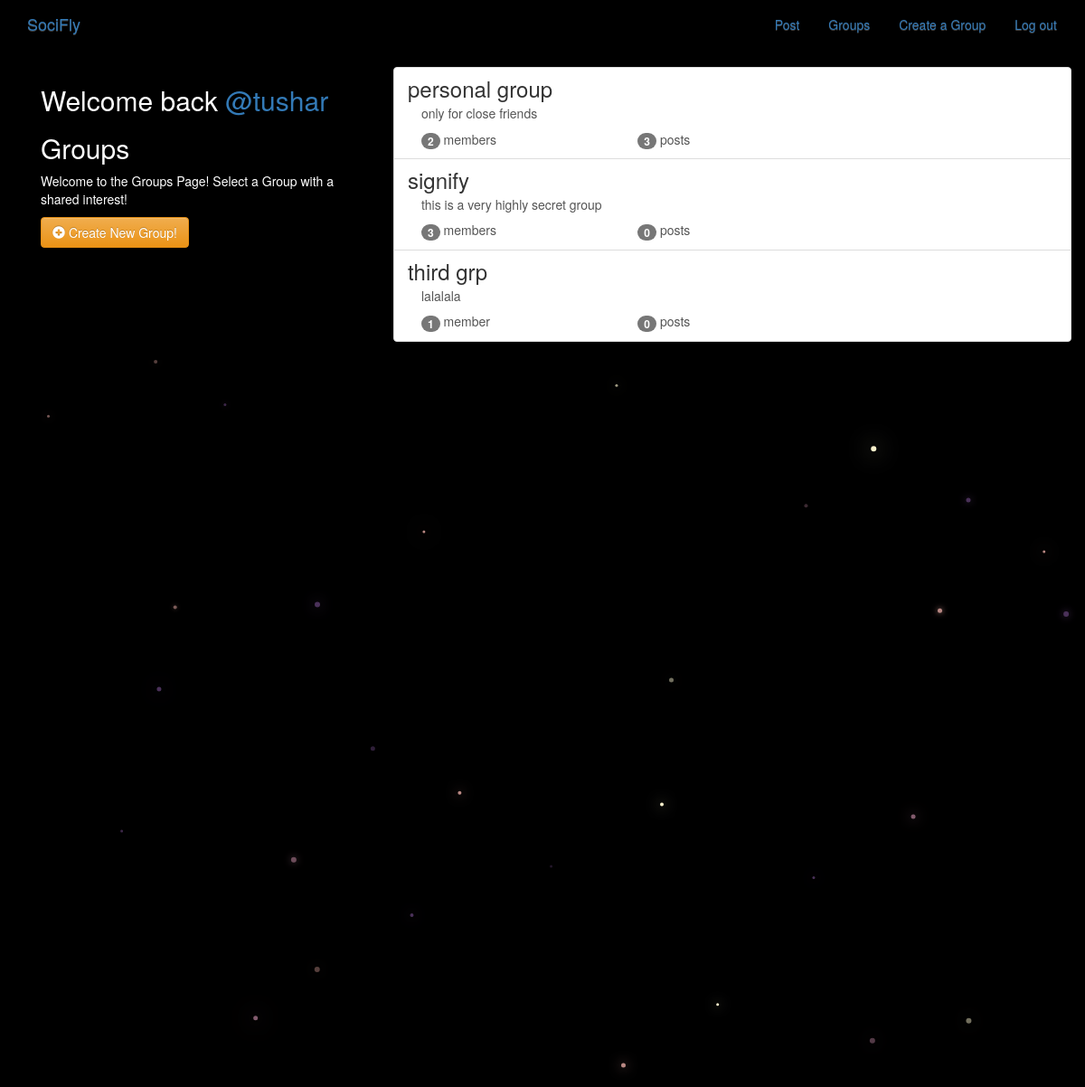
Screenshot of /groups/ (signed in) with the database file from the repository.
### groups/models.py (models this page shows, shortened)
class Group(models.Model):
    name = models.CharField(max_length=255, unique=True) #name of group
    slug = models.SlugField(allow_unicode=True, unique=True) #group will have a slug
    description = models.TextField(blank=True, default='')  #group ka description
    description_html = models.TextField(editable=False, default='', blank=True) #html version of description
    members = models.ManyToManyField(User,through="GroupMember")
    class Meta:
        ordering = ["name"]

### groups/views.py (the view)
class ListGroups(generic.ListView): #list of all the groups
    model = Group

### groups/templates/groups/group_list.html
{% extends "groups/group_base.html" %}
{% block pregroup %}
<div class="col-md-4">
	<div class="content">
		{% if user.is_authenticated %}
		<h2>
			Welcome back
			<a href="{% url 'posts:for_user' username=user.username %}">@{{user.username }}</a>
		</h2>
    {% endif %}
			<h2>Groups</h2>
			<p>Welcome to the Groups Page! Select a Group with a shared interest!</p>
	</div>
	{% if user.is_authenticated %}
	<a href="{% url 'groups:create' %}" class="btn btn-md btn-fill btn-warning"><span class="glyphicon glyphicon-plus-sign"></span> Create New Group!</a>
	{% endif %}
</div>
{% endblock %}
{% block group_content %}
<div class="col-md-8">
	<div class="list-group">
		{% for group in object_list %}
		  <a class="list-group-item" href="{% url 'groups:single' slug=group.slug %}">
			     <h3 class="title list-group-item-heading">{{ group.name }}</h3>
			<div class="list-group-item-text container-fluid">
				{{ group.description_html|safe }}
				<div class="row">
					<div class="col-md-4">
						<span class="badge">{{ group.members.count }}</span> member{{ group.members.count|pluralize }}
					</div>
					<div class="col-md-4">
						<span class="badge">{{ group.posts.count }}</span> post{{ group.posts.count|pluralize }}
					</div>
				</div>
			</div>
		</a>
		{% endfor %}
	</div>
</div>
{% endblock %}

### static/simplesocial/css/master.css (style rules this page uses)
body { margin: 0; overflow: hidden; background-color: black; color: white; }

### rows the page displays
Group: name "personal group", description_html "only for close friends", members.count "2", posts.count "3"
Group: name "signify", description_html "this is a very highly secret group", members.count "3", posts.count "0"
Group: name "third grp", description_html "lalalala", members.count "1", posts.count "0"

### other values shown
{{ user.username }} "tushar"
